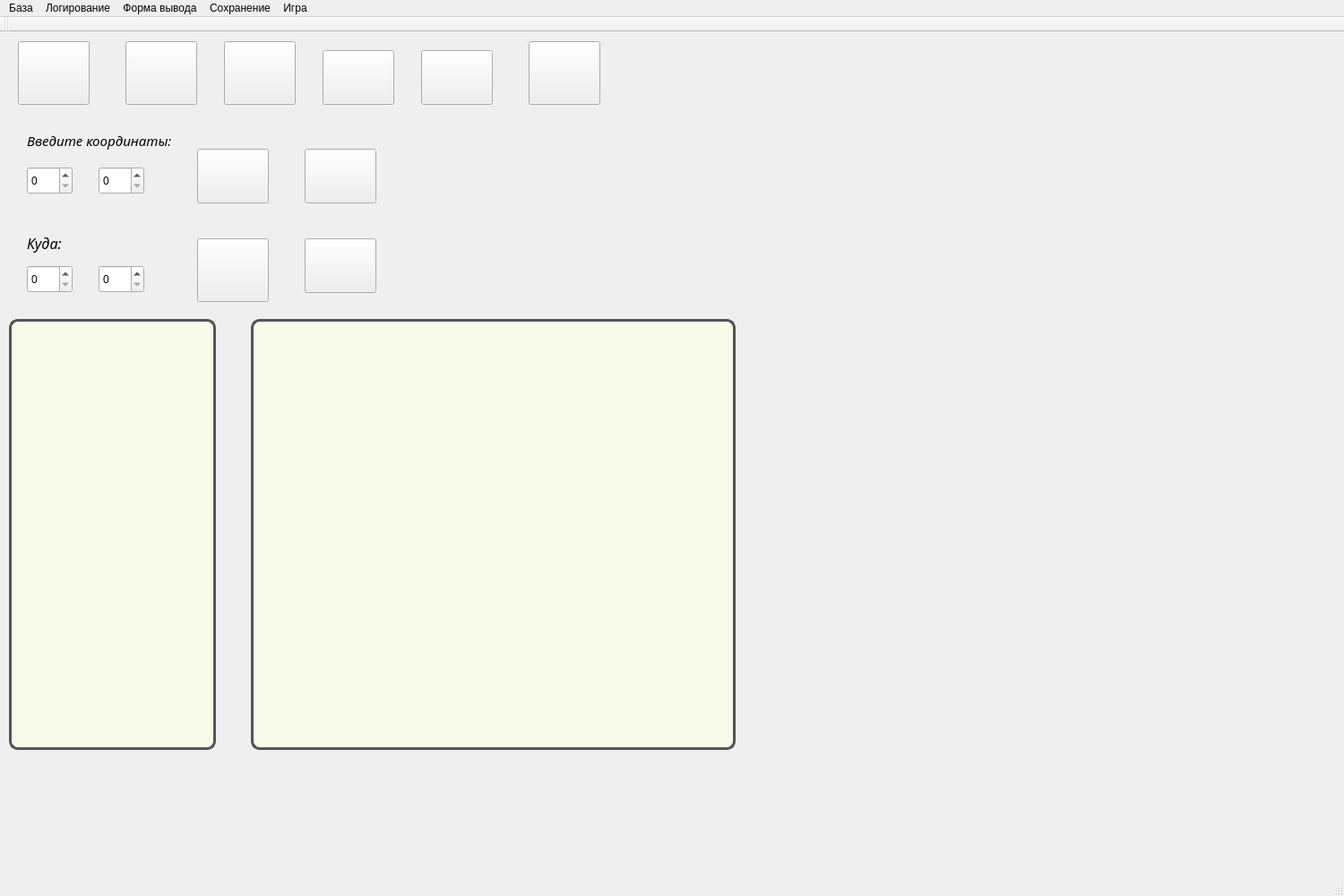
<?xml version="1.0" encoding="UTF-8"?>
<ui version="4.0">
 <class>MainWindow</class>
 <widget class="QMainWindow" name="MainWindow">
  <property name="geometry">
   <rect>
    <x>0</x>
    <y>0</y>
    <width>1500</width>
    <height>1000</height>
   </rect>
  </property>
  <property name="windowTitle">
   <string>MainWindow</string>
  </property>
  <widget class="QWidget" name="centralWidget">
   <widget class="QPushButton" name="add_green_dr">
    <property name="geometry">
     <rect>
      <x>20</x>
      <y>10</y>
      <width>80</width>
      <height>71</height>
     </rect>
    </property>
    <property name="cursor">
     <cursorShape>PointingHandCursor</cursorShape>
    </property>
    <property name="toolTip">
     <string>&lt;!DOCTYPE HTML PUBLIC &quot;-//W3C//DTD HTML 4.0//EN&quot; &quot;http://www.w3.org/TR/REC-html40/strict.dtd&quot;&gt;
&lt;html&gt;&lt;head&gt;&lt;meta name=&quot;qrichtext&quot; content=&quot;1&quot; /&gt;&lt;style type=&quot;text/css&quot;&gt;
p, li { white-space: pre-wrap; }
&lt;/style&gt;&lt;/head&gt;&lt;body style=&quot; font-family:'Georgia Pro Cond Light'; font-size:8pt; font-weight:400; font-style:normal;&quot;&gt;
&lt;p style=&quot; margin-top:12px; margin-bottom:12px; margin-left:0px; margin-right:0px; -qt-block-indent:0; text-indent:0px; background-color:#e9e8e4;&quot;&gt;&lt;span style=&quot; background-color:#e9e8e4;&quot;&gt;Добавить зеленого дракона&lt;/span&gt;&lt;/p&gt;&lt;/body&gt;&lt;/html&gt;</string>
    </property>
    <property name="styleSheet">
     <string notr="true">border-image:url(:/icons/1108_s.png)</string>
    </property>
    <property name="text">
     <string/>
    </property>
   </widget>
   <widget class="QPushButton" name="add_red_dr">
    <property name="geometry">
     <rect>
      <x>140</x>
      <y>10</y>
      <width>80</width>
      <height>71</height>
     </rect>
    </property>
    <property name="cursor">
     <cursorShape>PointingHandCursor</cursorShape>
    </property>
    <property name="toolTip">
     <string>&lt;!DOCTYPE HTML PUBLIC &quot;-//W3C//DTD HTML 4.0//EN&quot; &quot;http://www.w3.org/TR/REC-html40/strict.dtd&quot;&gt;
&lt;html&gt;&lt;head&gt;&lt;meta name=&quot;qrichtext&quot; content=&quot;1&quot; /&gt;&lt;style type=&quot;text/css&quot;&gt;
p, li { white-space: pre-wrap; }
&lt;/style&gt;&lt;/head&gt;&lt;body style=&quot; font-family:'Georgia Pro Cond Light'; font-size:8pt; font-weight:400; font-style:normal;&quot;&gt;
&lt;p style=&quot; margin-top:12px; margin-bottom:12px; margin-left:0px; margin-right:0px; -qt-block-indent:0; text-indent:0px; background-color:#e9e8e4;&quot;&gt;&lt;span style=&quot; background-color:#e9e8e4;&quot;&gt;Добавить красного дракона&lt;/span&gt;&lt;/p&gt;&lt;/body&gt;&lt;/html&gt;</string>
    </property>
    <property name="styleSheet">
     <string notr="true">border-image:url(:/icons/1118_s.png)</string>
    </property>
    <property name="text">
     <string/>
    </property>
   </widget>
   <widget class="QTextEdit" name="print">
    <property name="geometry">
     <rect>
      <x>10</x>
      <y>320</y>
      <width>231</width>
      <height>481</height>
     </rect>
    </property>
    <property name="styleSheet">
     <string notr="true">border-radius: 10%;
border: 3px solid #545454;
background-color: #f8fbea;</string>
    </property>
   </widget>
   <widget class="QSpinBox" name="set_y">
    <property name="geometry">
     <rect>
      <x>110</x>
      <y>150</y>
      <width>51</width>
      <height>31</height>
     </rect>
    </property>
   </widget>
   <widget class="QSpinBox" name="set_x">
    <property name="geometry">
     <rect>
      <x>30</x>
      <y>150</y>
      <width>51</width>
      <height>31</height>
     </rect>
    </property>
   </widget>
   <widget class="QLabel" name="label">
    <property name="geometry">
     <rect>
      <x>30</x>
      <y>105</y>
      <width>241</width>
      <height>31</height>
     </rect>
    </property>
    <property name="font">
     <font>
      <family>Georgia Pro Cond Light</family>
      <pointsize>11</pointsize>
      <italic>true</italic>
     </font>
    </property>
    <property name="text">
     <string>Введите координаты:</string>
    </property>
   </widget>
   <widget class="QPushButton" name="delete_item">
    <property name="geometry">
     <rect>
      <x>220</x>
      <y>130</y>
      <width>80</width>
      <height>61</height>
     </rect>
    </property>
    <property name="cursor">
     <cursorShape>PointingHandCursor</cursorShape>
    </property>
    <property name="toolTip">
     <string>&lt;!DOCTYPE HTML PUBLIC &quot;-//W3C//DTD HTML 4.0//EN&quot; &quot;http://www.w3.org/TR/REC-html40/strict.dtd&quot;&gt;
&lt;html&gt;&lt;head&gt;&lt;meta name=&quot;qrichtext&quot; content=&quot;1&quot; /&gt;&lt;style type=&quot;text/css&quot;&gt;
p, li { white-space: pre-wrap; }
&lt;/style&gt;&lt;/head&gt;&lt;body style=&quot; font-family:'Georgia Pro Cond Light'; font-size:8pt; font-weight:400; font-style:normal;&quot;&gt;
&lt;p style=&quot; margin-top:12px; margin-bottom:12px; margin-left:0px; margin-right:0px; -qt-block-indent:0; text-indent:0px; background-color:#e9e8e4;&quot;&gt;&lt;span style=&quot; background-color:#e9e8e4;&quot;&gt;Удалить юнита&lt;/span&gt;&lt;/p&gt;&lt;/body&gt;&lt;/html&gt;</string>
    </property>
    <property name="styleSheet">
     <string notr="true">border-image:url(:/icons/delete.png)</string>
    </property>
    <property name="text">
     <string/>
    </property>
   </widget>
   <widget class="QPushButton" name="move_unit">
    <property name="geometry">
     <rect>
      <x>220</x>
      <y>230</y>
      <width>80</width>
      <height>71</height>
     </rect>
    </property>
    <property name="cursor">
     <cursorShape>PointingHandCursor</cursorShape>
    </property>
    <property name="toolTip">
     <string>&lt;!DOCTYPE HTML PUBLIC &quot;-//W3C//DTD HTML 4.0//EN&quot; &quot;http://www.w3.org/TR/REC-html40/strict.dtd&quot;&gt;
&lt;html&gt;&lt;head&gt;&lt;meta name=&quot;qrichtext&quot; content=&quot;1&quot; /&gt;&lt;style type=&quot;text/css&quot;&gt;
p, li { white-space: pre-wrap; }
&lt;/style&gt;&lt;/head&gt;&lt;body style=&quot; font-family:'Georgia Pro Cond Light'; font-size:8pt; font-weight:400; font-style:normal;&quot;&gt;
&lt;p style=&quot; margin-top:12px; margin-bottom:12px; margin-left:0px; margin-right:0px; -qt-block-indent:0; text-indent:0px; background-color:#e9e8e4;&quot;&gt;&lt;span style=&quot; background-color:#e9e8e4;&quot;&gt;Переместить юнита&lt;/span&gt;&lt;/p&gt;&lt;/body&gt;&lt;/html&gt;</string>
    </property>
    <property name="styleSheet">
     <string notr="true">border-image:url(:/icons/move.png)</string>
    </property>
    <property name="text">
     <string/>
    </property>
   </widget>
   <widget class="QSpinBox" name="set_x1">
    <property name="geometry">
     <rect>
      <x>30</x>
      <y>260</y>
      <width>51</width>
      <height>31</height>
     </rect>
    </property>
   </widget>
   <widget class="QSpinBox" name="set_y1">
    <property name="geometry">
     <rect>
      <x>110</x>
      <y>260</y>
      <width>51</width>
      <height>31</height>
     </rect>
    </property>
   </widget>
   <widget class="QLabel" name="move_2">
    <property name="geometry">
     <rect>
      <x>30</x>
      <y>220</y>
      <width>191</width>
      <height>31</height>
     </rect>
    </property>
    <property name="font">
     <font>
      <family>Georgia Pro Cond Light</family>
      <pointsize>12</pointsize>
      <italic>true</italic>
     </font>
    </property>
    <property name="text">
     <string>Куда:</string>
    </property>
   </widget>
   <widget class="QTextEdit" name="print_item">
    <property name="geometry">
     <rect>
      <x>280</x>
      <y>320</y>
      <width>541</width>
      <height>481</height>
     </rect>
    </property>
    <property name="styleSheet">
     <string notr="true">border-radius: 10%;
border: 3px solid #545454;
background-color: #f8fbea;</string>
    </property>
   </widget>
   <widget class="QPushButton" name="add_war_fight">
    <property name="geometry">
     <rect>
      <x>250</x>
      <y>10</y>
      <width>80</width>
      <height>71</height>
     </rect>
    </property>
    <property name="cursor">
     <cursorShape>PointingHandCursor</cursorShape>
    </property>
    <property name="styleSheet">
     <string notr="true">border-image:url(:/icons/1095_s.png)</string>
    </property>
    <property name="text">
     <string/>
    </property>
   </widget>
   <widget class="QPushButton" name="add_war_ronin">
    <property name="geometry">
     <rect>
      <x>360</x>
      <y>20</y>
      <width>80</width>
      <height>61</height>
     </rect>
    </property>
    <property name="cursor">
     <cursorShape>PointingHandCursor</cursorShape>
    </property>
    <property name="styleSheet">
     <string notr="true">border-image:url(:/icons/1104_s.png)</string>
    </property>
    <property name="text">
     <string/>
    </property>
   </widget>
   <widget class="QPushButton" name="add_sen_fire">
    <property name="geometry">
     <rect>
      <x>470</x>
      <y>20</y>
      <width>80</width>
      <height>61</height>
     </rect>
    </property>
    <property name="cursor">
     <cursorShape>PointingHandCursor</cursorShape>
    </property>
    <property name="styleSheet">
     <string notr="true">border-image:url(:/icons/578_s.png)</string>
    </property>
    <property name="text">
     <string/>
    </property>
   </widget>
   <widget class="QPushButton" name="add_sen_lion">
    <property name="geometry">
     <rect>
      <x>590</x>
      <y>10</y>
      <width>80</width>
      <height>71</height>
     </rect>
    </property>
    <property name="cursor">
     <cursorShape>PointingHandCursor</cursorShape>
    </property>
    <property name="styleSheet">
     <string notr="true">border-image:url(:/icons/575_s.png)</string>
    </property>
    <property name="text">
     <string/>
    </property>
   </widget>
   <widget class="QPushButton" name="bonus">
    <property name="geometry">
     <rect>
      <x>340</x>
      <y>130</y>
      <width>80</width>
      <height>61</height>
     </rect>
    </property>
    <property name="cursor">
     <cursorShape>PointingHandCursor</cursorShape>
    </property>
    <property name="toolTip">
     <string>&lt;!DOCTYPE HTML PUBLIC &quot;-//W3C//DTD HTML 4.0//EN&quot; &quot;http://www.w3.org/TR/REC-html40/strict.dtd&quot;&gt;
&lt;html&gt;&lt;head&gt;&lt;meta name=&quot;qrichtext&quot; content=&quot;1&quot; /&gt;&lt;style type=&quot;text/css&quot;&gt;
p, li { white-space: pre-wrap; }
&lt;/style&gt;&lt;/head&gt;&lt;body style=&quot; font-family:'Georgia Pro Cond Light'; font-size:8pt; font-weight:400; font-style:normal;&quot;&gt;
&lt;p style=&quot; margin-top:12px; margin-bottom:12px; margin-left:0px; margin-right:0px; -qt-block-indent:0; text-indent:0px; background-color:#e9e8e4;&quot;&gt;&lt;span style=&quot; background-color:#e9e8e4;&quot;&gt;Добавить бонус&lt;/span&gt;&lt;/p&gt;&lt;/body&gt;&lt;/html&gt;</string>
    </property>
    <property name="styleSheet">
     <string notr="true">border-image: url(:/icons/bonus.png)</string>
    </property>
    <property name="text">
     <string/>
    </property>
   </widget>
   <widget class="QPushButton" name="attack">
    <property name="geometry">
     <rect>
      <x>340</x>
      <y>230</y>
      <width>80</width>
      <height>61</height>
     </rect>
    </property>
    <property name="cursor">
     <cursorShape>PointingHandCursor</cursorShape>
    </property>
    <property name="toolTip">
     <string>&lt;!DOCTYPE HTML PUBLIC &quot;-//W3C//DTD HTML 4.0//EN&quot; &quot;http://www.w3.org/TR/REC-html40/strict.dtd&quot;&gt;
&lt;html&gt;&lt;head&gt;&lt;meta name=&quot;qrichtext&quot; content=&quot;1&quot; /&gt;&lt;style type=&quot;text/css&quot;&gt;
p, li { white-space: pre-wrap; }
&lt;/style&gt;&lt;/head&gt;&lt;body style=&quot; font-family:'Georgia Pro Cond Light'; font-size:8pt; font-weight:400; font-style:normal;&quot;&gt;
&lt;p style=&quot; margin-top:12px; margin-bottom:12px; margin-left:0px; margin-right:0px; -qt-block-indent:0; text-indent:0px; background-color:#e9e8e4;&quot;&gt;&lt;span style=&quot; background-color:#e9e8e4;&quot;&gt;Атаковать&lt;/span&gt;&lt;/p&gt;&lt;/body&gt;&lt;/html&gt;</string>
    </property>
    <property name="styleSheet">
     <string notr="true">border-image:url(:/icons/attack.png)</string>
    </property>
    <property name="text">
     <string/>
    </property>
   </widget>
  </widget>
  <widget class="QMenuBar" name="menuBar">
   <property name="geometry">
    <rect>
     <x>0</x>
     <y>0</y>
     <width>1500</width>
     <height>17</height>
    </rect>
   </property>
   <widget class="QMenu" name="menu">
    <property name="title">
     <string>База</string>
    </property>
    <addaction name="separator"/>
    <addaction name="separator"/>
    <addaction name="action"/>
   </widget>
   <widget class="QMenu" name="menu_2">
    <property name="title">
     <string>Логирование</string>
    </property>
    <addaction name="action_2"/>
    <addaction name="action_3"/>
   </widget>
   <widget class="QMenu" name="menu_3">
    <property name="title">
     <string>Форма вывода</string>
    </property>
    <addaction name="action_4"/>
    <addaction name="action_5"/>
   </widget>
   <widget class="QMenu" name="menu_4">
    <property name="title">
     <string>Сохранение</string>
    </property>
    <addaction name="action_6"/>
    <addaction name="action_7"/>
   </widget>
   <widget class="QMenu" name="menu_5">
    <property name="title">
     <string>Игра</string>
    </property>
    <addaction name="action_8"/>
    <addaction name="action_9"/>
    <addaction name="action_10"/>
    <addaction name="action_11"/>
    <addaction name="action_12"/>
   </widget>
   <addaction name="menu"/>
   <addaction name="menu_2"/>
   <addaction name="menu_3"/>
   <addaction name="menu_4"/>
   <addaction name="menu_5"/>
  </widget>
  <widget class="QToolBar" name="mainToolBar">
   <attribute name="toolBarArea">
    <enum>TopToolBarArea</enum>
   </attribute>
   <attribute name="toolBarBreak">
    <bool>false</bool>
   </attribute>
  </widget>
  <widget class="QStatusBar" name="statusBar"/>
  <action name="action">
   <property name="icon">
    <iconset resource="pictures.qrc">
     <normaloff>:/icons/base.png</normaloff>:/icons/base.png</iconset>
   </property>
   <property name="text">
    <string>Состояние базы</string>
   </property>
  </action>
  <action name="action_2">
   <property name="text">
    <string>Запись в файл</string>
   </property>
  </action>
  <action name="action_3">
   <property name="text">
    <string>Запись в консоль</string>
   </property>
  </action>
  <action name="action_4">
   <property name="text">
    <string>Полная</string>
   </property>
  </action>
  <action name="action_5">
   <property name="text">
    <string>Краткая</string>
   </property>
  </action>
  <action name="action_6">
   <property name="text">
    <string>Сохранить</string>
   </property>
  </action>
  <action name="action_7">
   <property name="text">
    <string>Загрузить</string>
   </property>
  </action>
  <action name="action_8">
   <property name="text">
    <string>Легко 2игр</string>
   </property>
  </action>
  <action name="action_9">
   <property name="text">
    <string>Легко 3игр</string>
   </property>
  </action>
  <action name="action_10">
   <property name="text">
    <string>Сложно 2игр</string>
   </property>
  </action>
  <action name="action_11">
   <property name="text">
    <string>Сложно 3игр</string>
   </property>
  </action>
  <action name="action_12">
   <property name="text">
    <string>Новая игра</string>
   </property>
  </action>
 </widget>
 <layoutdefault spacing="6" margin="11"/>
 <resources>
  <include location="pictures.qrc"/>
 </resources>
 <connections/>
</ui>
